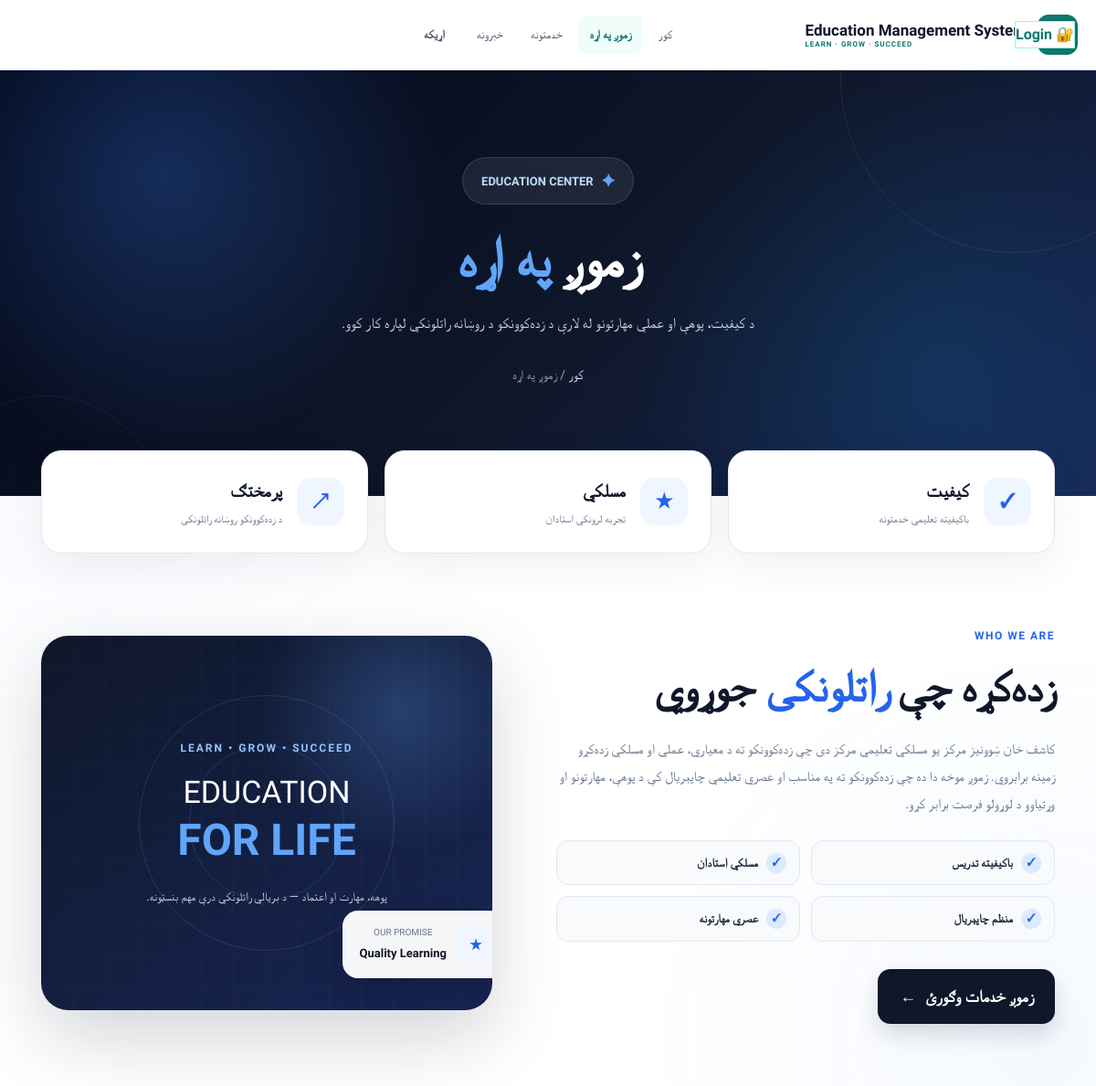
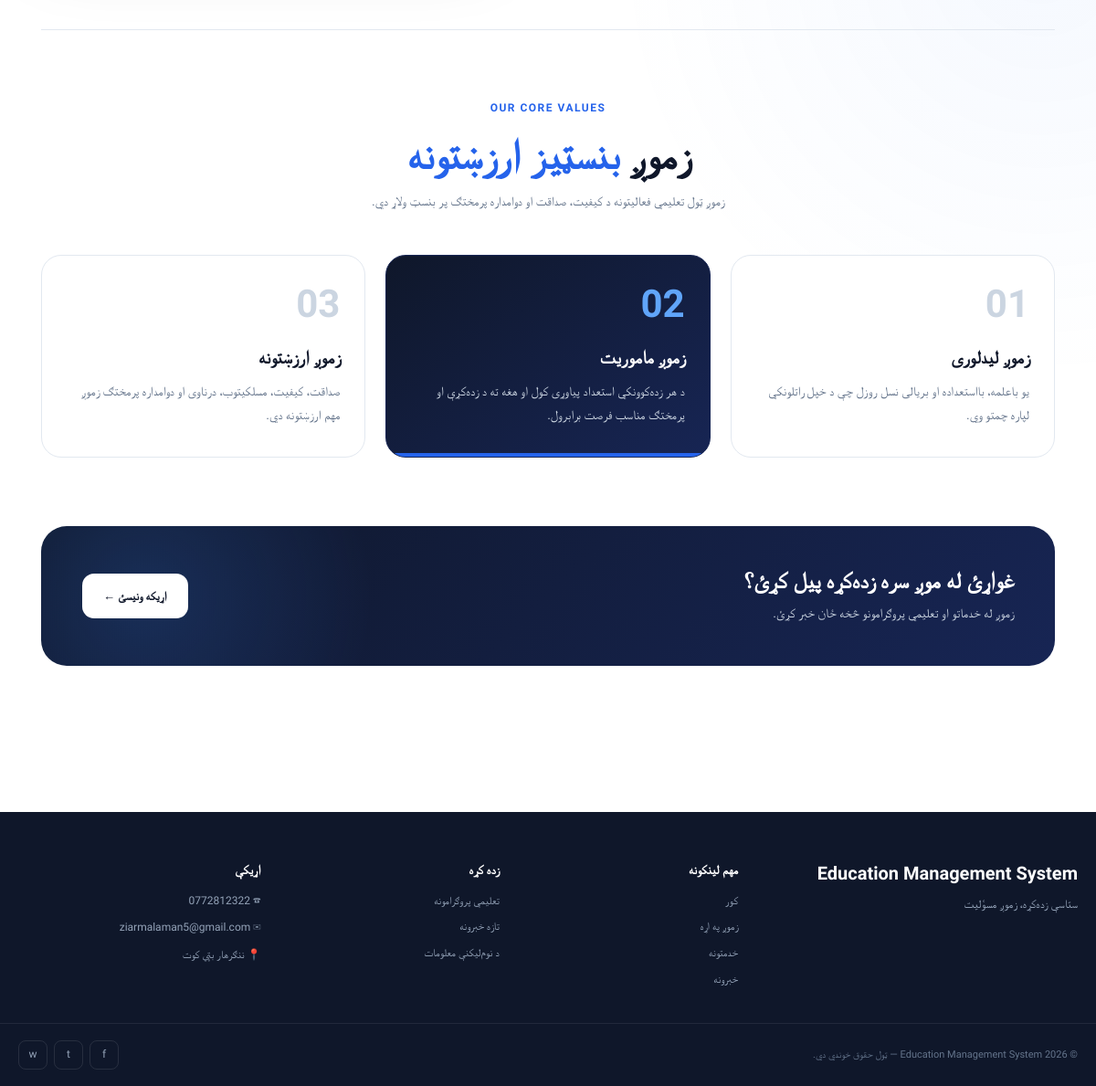
The page /about/ on the database its author committed (2 pictures, top to bottom).
### core/models.py (models this page shows, shortened)
class SiteSetting(models.Model):
    center_name = models.CharField(max_length=150, default='Education Center')
    slogan = models.CharField(max_length=255, blank=True)
    welcome_title = models.CharField(max_length=255, default='ستاسو د بريا زده‌کړيز مرکز')
    welcome_text = models.TextField(blank=True)
    phone = models.CharField(max_length=30, blank=True)
    email = models.EmailField(blank=True)
    address = models.CharField(max_length=255, blank=True)
    facebook_url = models.URLField(blank=True)
    class Meta:
        verbose_name_plural = 'Site settings'

### core/views.py (the view)
# urls.py: path('', views.home, name='home'), path('welcome/', views.welcome, name='welcome'), path('home/', views.home, name='home_page'), path('about/', views.about, name='about'),
def about(request): return render(request, language_template(request, 'core/about.html'), {'site': setting()})

### templates/core/about.html (shortened to what this page needs)
{% extends 'base.html' %}
{% load static %}
{% block content %}
<div class="about-page">
    <section class="about-hero-modern">
        <div class="about-hero-inner">
            <div class="about-badge">
                <span>✦</span>
                <span>EDUCATION CENTER</span>
            </div>
            <h1>
                زموږ
                <span>په اړه</span>
            </h1>
            <p>
                د کیفیت، پوهې او عملي مهارتونو له لارې د زده‌کوونکو
                د روښانه راتلونکي لپاره کار کوو.
            </p>
            <div class="about-breadcrumb">
                <a href="{% url 'home' %}">کور</a>
                <span> / </span>
                <span>زموږ په اړه</span>
            </div>
        </div>
    </section>
    <main class="about-container">
        <section class="about-stats">
            <div class="stat-card">
                <div class="stat-icon">
                    ✓
                </div>
                <div class="stat-content">
                    <strong>کیفیت</strong>
                    <span>
                        باکیفیته تعلیمي خدمتونه
                    </span>
                </div>
            </div>
            <div class="stat-card">
                <div class="stat-icon">
                    ★
                </div>
                <div class="stat-content">
                    <strong>مسلکي</strong>
                    <span>
                        تجربه لرونکي استادان
                    </span>
                </div>
            </div>
            <div class="stat-card">
                <div class="stat-icon">
                    ↗
                </div>
                <div class="stat-content">
                    <strong>پرمختګ</strong>
                    <span>
                        د زده‌کوونکو روښانه راتلونکی
                    </span>
                </div>
            </div>
        </section>
        <section class="about-intro">
            <div class="about-text">
                <span class="section-label">
                    WHO WE ARE
                </span>
                <h2>
                    زده‌کړه چې
                    <span>راتلونکی</span>
                    جوړوي
                </h2>
                <p class="about-description">
                    {{ site.welcome_text|default:"موږ د باکیفیته زده‌کړې او عملي مهارتونو لپاره کار کوو. زموږ موخه دا ده چې زده‌کوونکي په پوهه، اعتماد او مهارت سمبال کړو او هغوی د راتلونکي لپاره چمتو کړو." }}
                </p>
                <div class="about-checks">
                    <div class="about-check">
                        <span class="check-icon">✓</span>
                        <span>باکیفیته تدریس</span>
                    </div>
                    <div class="about-check">
                        <span class="check-icon">✓</span>
                        <span>مسلکي استادان</span>
                    </div>
                    <div class="about-check">
                        <span class="check-icon">✓</span>
                        <span>منظم چاپېریال</span>
                    </div>
                    <div class="about-check">
                        <span class="check-icon">✓</span>
                        <span>عصري مهارتونه</span>
                    </div>
                </div>
                <a href="{% url 'services' %}" class="about-button">
                    <span>
                        زموږ خدمات وګورئ
                    </span>
                    <span>
                        ←
                    </span>
                </a>
            </div>
            <div class="about-visual">
                <div class="visual-main">
                    <div class="visual-grid"></div>
                    <div class="visual-content">
                        <div class="visual-small">
                            LEARN • GROW • SUCCEED
                        </div>
                        <h3>
                            EDUCATION
                            <strong>FOR LIFE</strong>
                        </h3>
                        <p>
                            پوهه، مهارت او اعتماد —
                            د بریالي راتلونکي درې مهم بنسټونه.
                        </p>
                    </div>
                    <div class="visual-floating">
                        <div class="float-icon">
                            ★
                        </div>
                        <div class="float-text">
                            <small>
                                OUR PROMISE
                            </small>
                            <strong>
                                Quality Learning
                            </strong>
                        </div>
                    </div>
                </div>
            </div>
        </section>
        <section class="values-section">
            <div class="values-header">
                <span class="section-label">
                    OUR CORE VALUES
                </span>
                <h2>
                    زموږ
                    <span>بنسټیز ارزښتونه</span>
                </h2>
                <p>
                    زموږ ټول تعلیمي فعالیتونه د کیفیت، صداقت او
                    دوامداره پرمختګ پر بنسټ ولاړ دي.
                </p>
            </div>
            <div class="values-grid">
                <article class="value-card">
                    <div class="value-number">
                        01
                    </div>
                    <h3>
                        زموږ لیدلوری
                    </h3>
                    <p>
                        یو باعلمه، بااستعداده او بریالی نسل
                        روزل چې د خپل راتلونکي لپاره چمتو وي.
                    </p>
                </article>
                <article class="value-card featured">
                    <div class="value-number">
                        02
                    </div>
                    <h3>
                        زموږ ماموریت
                    </h3>
                    <p>
                        د هر زده‌کوونکي استعداد پیاوړی کول او
                        هغه ته د زده‌کړې او پرمختګ مناسب فرصت برابرول.
                    </p>
                    <div class="value-line"></div>
                </article>
                <article class="value-card">
                    <div class="value-number">
                        03
                    </div>
                    <h3>
                        زموږ ارزښتونه
                    </h3>
                    <p>
                        صداقت، کیفیت، مسلکیتوب، درناوی او
                        دوامداره پرمختګ زموږ مهم ارزښتونه دي.
                    </p>
                </article>
            </div>
        </section>
        <section class="about-cta">
            <div>
                <h3>
                    غواړئ له موږ سره زده‌کړه پیل کړئ؟
                </h3>
                <p>
                    زموږ له خدماتو او تعلیمي پروګرامونو څخه ځان خبر کړئ.
                </p>
            </div>
            <a
                href="{% url 'contact' %}"
                class="cta-button"
            >
                اړیکه ونیسئ ←
            </a>
        </section>
    </main>
</div>
{% endblock %}

### templates/base.html (shortened to what this page needs)
{% load static %}
<!doctype html>
<html lang="{% if is_english %}en{% else %}ps{% endif %}" dir="{% if is_english %}ltr{% else %}rtl{% endif %}">
<head>
    <link
        href="https://cdn.jsdelivr.net/npm/bootstrap@5.3.3/dist/css/bootstrap.rtl.min.css"
        rel="stylesheet">
    <link rel="stylesheet" href="{% static 'css/public-pages.css' %}?v=1">
</head>
<body>
    <header class="main-header">
        <div class="header-container">
            <a href="{% url 'welcome' %}"
               class="site-logo">
                <span class="logo-mark">
                </span>
                <span class="logo-text">
                    <strong>
                        {{ site.center_name|default:'Education Center' }}
                    </strong>
                    <small>
                        LEARN · GROW · SUCCEED
                    </small>
                </span>
            </a>
            <nav class="main-nav"
                 id="mainNavigation">
                <a href="{% url 'welcome' %}"
                   class="{% if request.resolver_match.url_name == 'welcome' %}active{% endif %}">
                    {% if is_english %}Home{% else %}کور{% endif %}
                </a>
                <a href="{% url 'about' %}"
                   class="{% if request.resolver_match.url_name == 'about' %}active{% endif %}">
                    {% if is_english %}About{% else %}زموږ په اړه{% endif %}
                </a>
                <a href="{% url 'services' %}"
                   class="{% if request.resolver_match.url_name == 'services' %}active{% endif %}">
                    {% if is_english %}Services{% else %}خدمتونه{% endif %}
                </a>
                <a href="{% url 'news_list' %}"
                   class="{% if request.resolver_match.url_name == 'news_list' %}active{% endif %}">
                    {% if is_english %}News{% else %}خبرونه{% endif %}
                </a>
                <a href="{% url 'contact' %}"
                   class="header-contact">
                    {% if is_english %}Contact{% else %}اړیکه{% endif %}
                </a>
            </nav>
            <div class="header-account-actions">
                {% if user.is_authenticated %}
                    <a href="{% url 'dashboard' %}"
                       class="header-login">
                        👤 {% if is_english %}Dashboard{% else %}ډشبورډ{% endif %}
                    </a>
                    <a href="{% url 'logout' %}"
                       class="header-logout">
                        {% if is_english %}Logout{% else %}خروج{% endif %}
                    </a>
                {% else %}
                    <a href="{% url 'login' %}"
                       class="header-login">
                        🔐 Login
                    </a>
                {% endif %}
            </div>
        </div>
    </header>
    <main>
        {% block content %}
        {% endblock %}
    </main>
    <footer class="main-footer">
        <div class="footer-container">
            <div class="footer-brand">
                <h3>
                    {{ site.center_name|default:'Education Center' }}
                </h3>
                <p>
                    {{ site.slogan|default:'د کیفیت لرونکې زده کړې، مهارتونو او روښانه راتلونکي لپاره ستاسو ملګری.' }}
                </p>
            </div>
            <div class="footer-column">
                <h4>
                    مهم لینکونه
                </h4>
                <a href="{% url 'welcome' %}">
                    کور
                </a>
                <a href="{% url 'about' %}">
                    زموږ په اړه
                </a>
                <a href="{% url 'services' %}">
                    خدمتونه
                </a>
                <a href="{% url 'news_list' %}">
                    خبرونه
                </a>
            </div>
            <div class="footer-column">
                <h4>
                    زده کړه
                </h4>
                <a href="{% url 'services' %}">
                    تعلیمي پروګرامونه
                </a>
                <a href="{% url 'news_list' %}">
                    تازه خبرونه
                </a>
                <a href="{% url 'contact' %}">
                    د نوم‌لیکنې معلومات
                </a>
            </div>
            <div class="footer-column">
                <h4>
                    اړیکې
                </h4>
                {% if site.phone %}
                    <div class="footer-contact-item">
                        ☎
                        {{ site.phone }}
                    </div>
                {% endif %}
                {% if site.email %}
                    <div class="footer-contact-item">
                        ✉
                        {{ site.email }}
                    </div>
                {% endif %}
                {% if site.address %}
                    <div class="footer-contact-item">
                        📍
                        {{ site.address }}
                    </div>
                {% endif %}
            </div>
        </div>
        <div class="footer-bottom">
            <div>
                © {% now "Y" %}
                — ټول حقوق خوندي دي.
            </div>
            <div class="footer-social">
                <a href="#"
                   aria-label="Facebook">
                    f
                </a>
                <a href="#"
                   aria-label="Telegram">
                    t
                </a>
                <a href="#"
                   aria-label="WhatsApp">
                    w
                </a>
            </div>
        </div>
    </footer>
</body>
</html>

### rows shown on the page
SiteSetting: center_name "Education Management System", welcome_text "کاشف خان ښوونیز مرکز یو مسلکي تعلیمي مرکز دی چې زده‌کوونکو ته د معیاري، عملي او مسلکي زده‌کړو زمینه برابروي. زموږ موخه دا ده چې زده‌کوونکو ته په مناسب او عصري تعلیمي چاپېریال کې د پوهې، مهارتونو او وړتیاوو د لوړولو فرصت برابر کړو.", slogan "ستاسې زده‌کړه، زموږ مسؤلیت", phone "0772812322", email "ziarmalaman5@gmail.com", address "ننګرهار بټي کوت"
